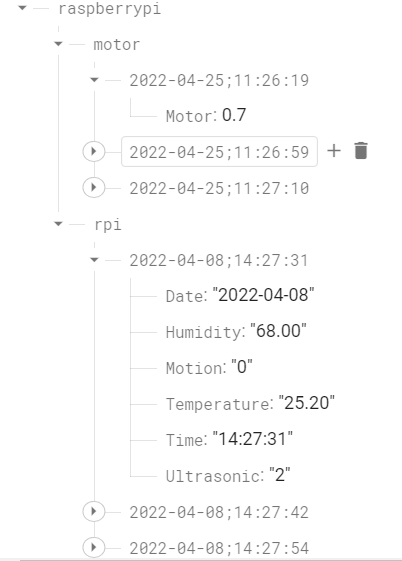
#> input picture firebase-json-example.PNG, 402 x 561 px, given in place of av0_0, which was not available
$ python ColorMasking.py
#> lines starting #> are read from the running program, lines starting #| are printed output that depends on the picture; pictures that were not available may be replaced by others from this repository, and a replacement may not be noted
#This Python file is to determine the value of mask needed for the tracker to filter out stuff

import cv2, numpy as np
cap = cv2.VideoCapture("rtsp://admin:admin123456@172.20.129.250:554/av0_0")
myColor = []


def empty(a):
    pass

cv2.namedWindow("HSV")
cv2.resizeWindow("HSV", 640, 240)
#Change accordingly to mask out objects irrelvant to detect
cv2.createTrackbar("HUE MIN", "HSV", 0, 179, empty)
cv2.createTrackbar("SAT MIN", "HSV", 0, 255, empty)
cv2.createTrackbar("VALUE MIN", "HSV", 0, 255, empty)
cv2.createTrackbar("HUE MAX", "HSV", 179, 179, empty)
cv2.createTrackbar("SAT MAX", "HSV", 255, 255, empty)
cv2.createTrackbar("VALUE MAX", "HSV", 255, 255, empty)

while True:
    _, img = cap.read()
#> img is the input picture: shape (561, 402, 3); min 33, max 255, mean 250.8
    img = cv2.resize(img,(500,500),fx=0,fy=0, interpolation=cv2.INTER_LINEAR)
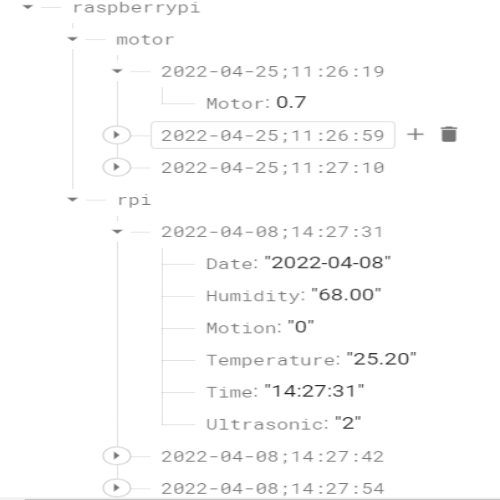
#> img: shape (500, 500, 3); min 33, max 255, mean 250.8
    imgHSV = cv2.cvtColor(img, cv2.COLOR_BGR2HSV)
#> imgHSV: shape (500, 500, 3); mean H, S, V 0, 0, 250.8
    h_min = cv2.getTrackbarPos("HUE MIN", "HSV")
    h_max = cv2.getTrackbarPos("HUE MAX", "HSV")
    s_min = cv2.getTrackbarPos("SAT MIN", "HSV")
    s_max = cv2.getTrackbarPos("SAT MAX", "HSV")
    v_min = cv2.getTrackbarPos("VALUE MIN", "HSV")
    v_max = cv2.getTrackbarPos("VALUE MAX", "HSV")
    print(h_min)
    lower = np.array([h_min, s_min, v_min])
    upper = np.array([h_max, s_max,v_max])
    mask = cv2.inRange(imgHSV, lower, upper)
#> mask: shape (500, 500); every value is 255
    result = cv2.bitwise_and(img, img, mask=mask)
    mask = cv2.cvtColor(mask, cv2.COLOR_GRAY2BGR)
#> mask: shape (500, 500, 3); every value is 255
    cv2.imshow("Hori", np.hstack((img,mask,result)))
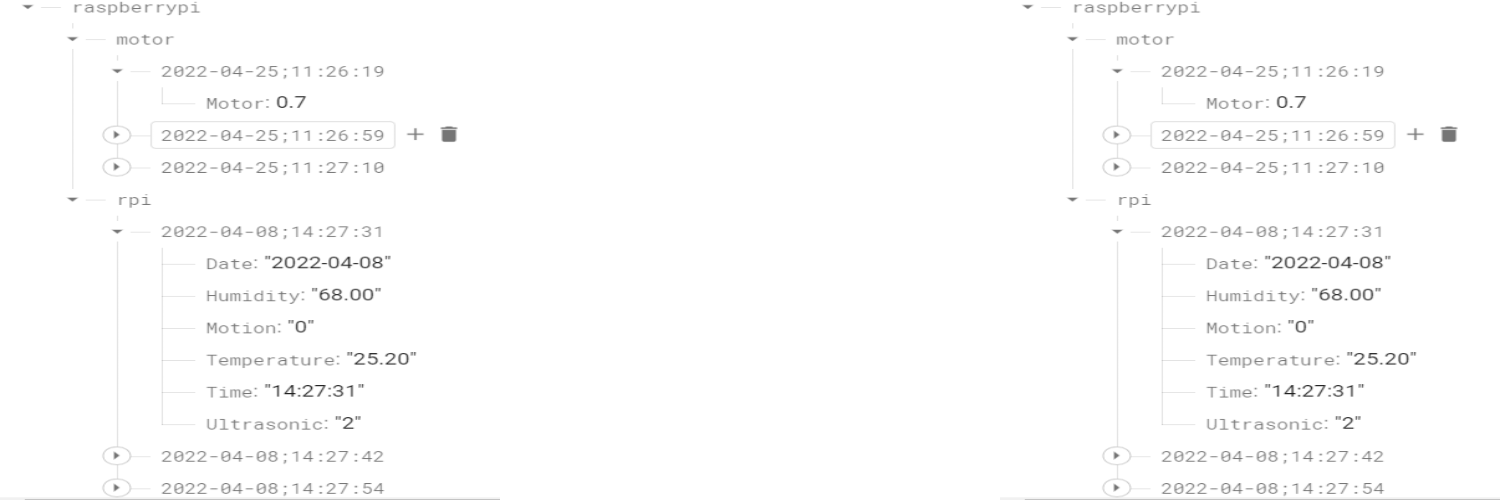
#> window 'Hori': shape (500, 1500, 3); min 33, max 255, mean 252.2
    k = cv2.waitKey(1)
#> (key q is pressed here)
    if k == ord('q'):
        break
cap.release()
cv2.destroyAllWindows()

$ run again, on IOT-Setup.png
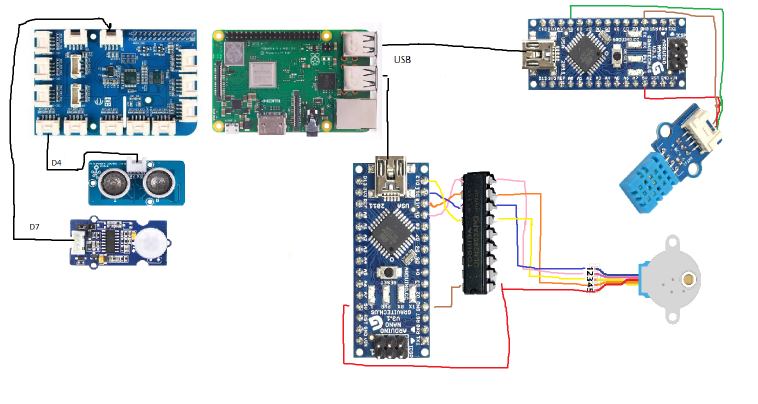
#> input picture IOT-Setup.png, 1515 x 807 px, given in place of av0_0, which was not available (shown at 1/2 size)
#> img is the input picture: shape (807, 1515, 3); mean B, G, R 221.8, 219.1, 213.5
#> `img = cv2.resize(img,(500,500),fx=0,fy=0, interpolation=cv2.INTER_LINE..`:
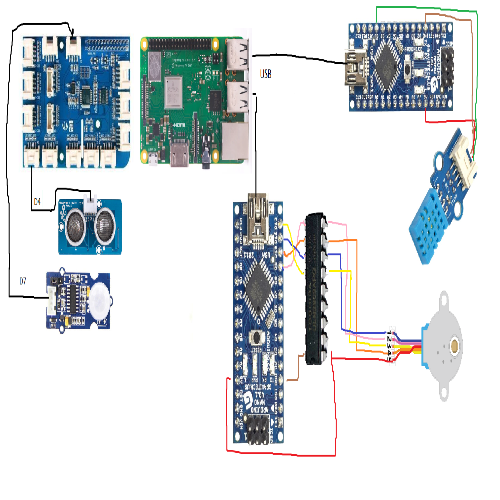
#> img: shape (500, 500, 3); mean B, G, R 221.8, 219.1, 213.5
#> imgHSV: shape (500, 500, 3); mean H, S, V 27.1, 26.8, 225.3
#> `cv2.imshow("Hori", np.hstack((img,mask,result)))`:
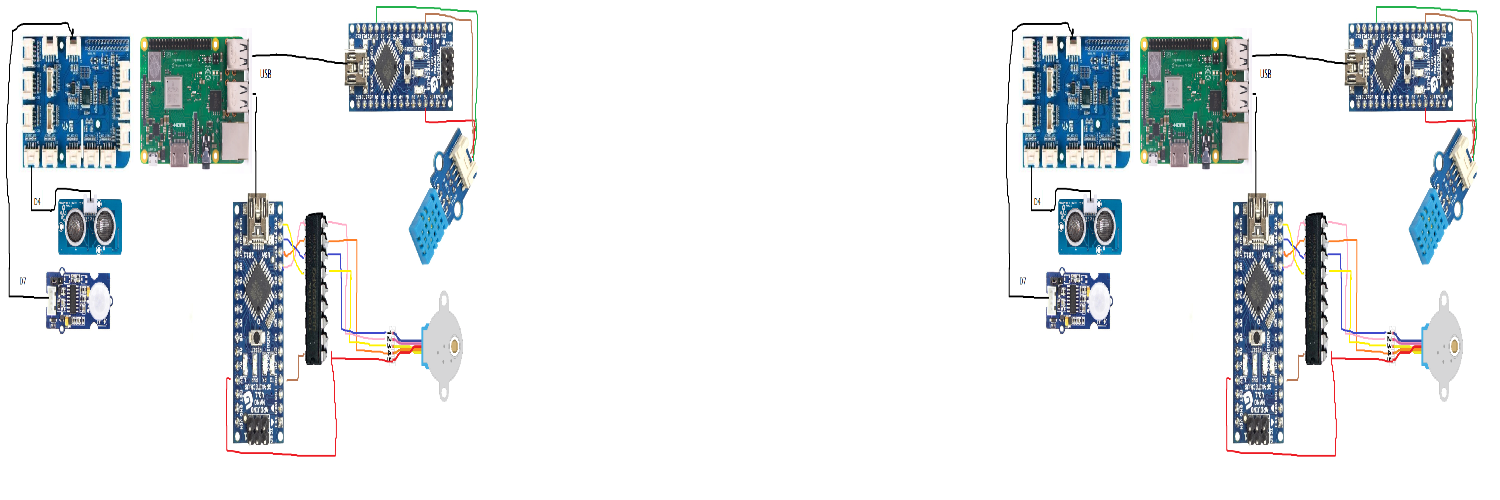
#> window 'Hori': shape (500, 1500, 3); mean B, G, R 232.8, 231, 227.3
